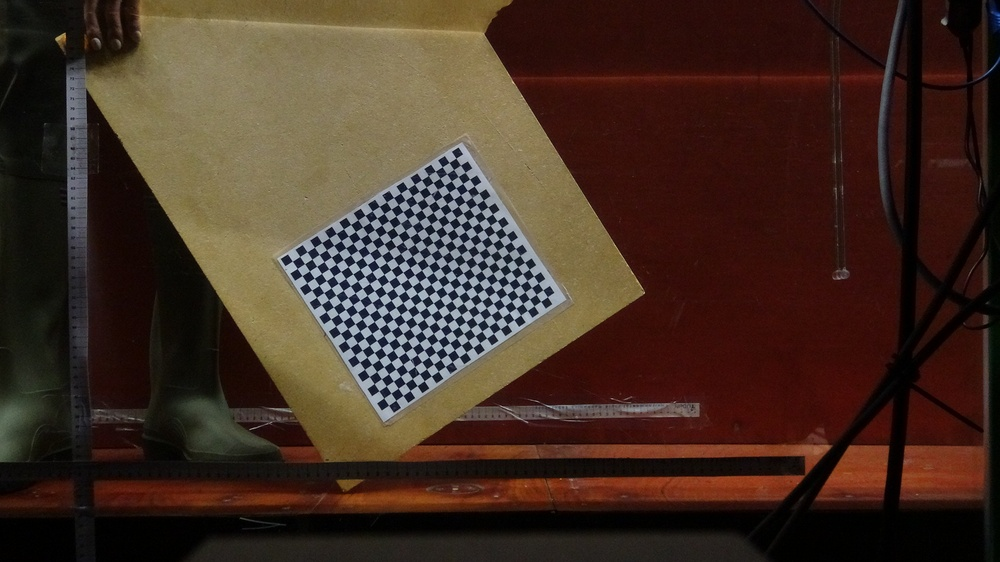
#> input picture DSC00409.JPG, 1000 x 562 px, shrunk from 1920 x 1080 before the run
$ jupyter execute 'Camera calibration.ipynb'   (shell and % lines are left out)
#> lines starting #> are read from the running program, lines starting #| are printed output that depends on the picture; after the words box and inside, x2 and y2 are one past the last pixel; in counts of white or black regions, pixels touching at a corner belong together
[cell 1]
# -*- coding: utf-8 -*-
"""
Created on Sat Mar 27 11:30:39 2021

@author: sakalloe
We want to calibrate the camera
step 1: Script detects the corners on chessboard images

"""
#%% Importing stuff:
import numpy as np
import cv2 # Import the OpenCV library to enable computer vision
#%%
filename = 'DSC00409.JPG'

# Chessboard dimensions
number_of_squares_X = 25 # Number of chessboard squares along the x-axis
number_of_squares_Y = 22  # Number of chessboard squares along the y-axis
nX = number_of_squares_X - 1 # Number of interior corners along x-axis
nY = number_of_squares_Y - 1 # Number of interior corners along y-axis

def main():

  # Load an image
  image = cv2.imread(filename)
#> image is the input picture: shape (562, 1000, 3); mean B, G, R 36.3, 47.6, 67.3

  # Convert the image to grayscale
  gray = cv2.cvtColor(image, cv2.COLOR_BGR2GRAY)
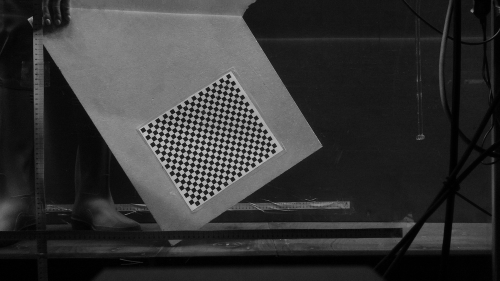
#> gray: shape (562, 1000) (shown at 1/2 size); min 0, max 204, mean 52.2

  # Find the corners on the chessboard
  success, corners = cv2.findChessboardCorners(gray, (nY, nX), None)
#> success = True; corners = 504 rows, first 8: [455.9, 158.2], [460.5, 165.2], [465.1, 172.4], [469.6, 179.2], [474.3, 186], [478.8, 192.9], [483.4, 199.9], [487.9, 207]
  print(success)
#| True
  # If the corners are found by the algorithm, draw them
  if success == True:

    # Draw the corners
    cv2.drawChessboardCorners(image, (nY, nX), corners, success)
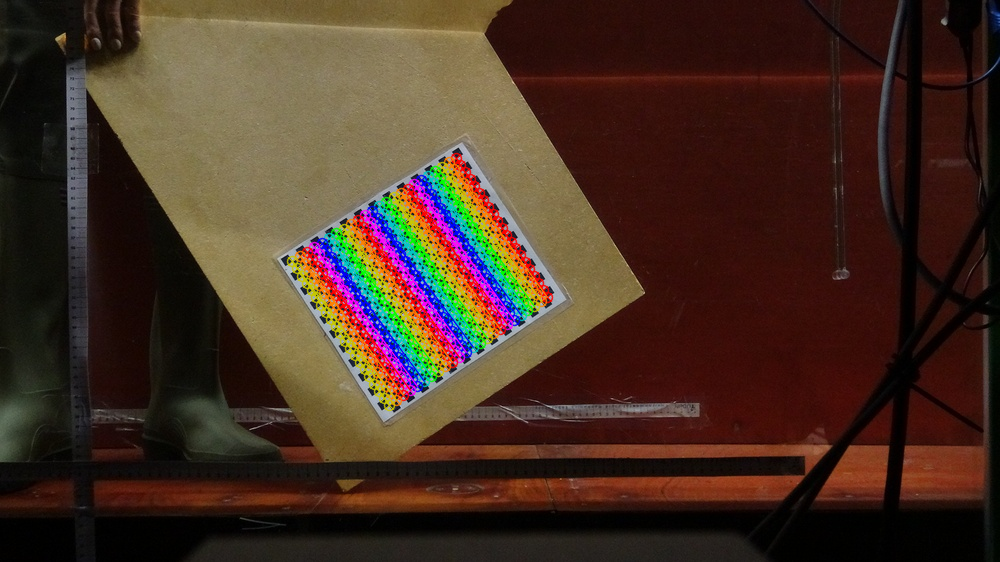
#> image: shape (562, 1000, 3); 6.34% of pixels changed, all inside (x1, y1, x2, y2) = (286, 152, 554, 412)

    # Create the output file name by removing the '.jpg' part
    size = len(filename)
    new_filename = filename[:size - 4]
    new_filename = new_filename + '_drawn_corners.jpg'

    # Save the new image in the working directory
    cv2.imwrite(new_filename, image)

    # Display the image
    cv2.imshow("Image", image)

    # Display the window until any key is pressed
    cv2.waitKey(0)

    # Close all windows
    cv2.destroyAllWindows()

main()

[cell 2]
# -*- coding: utf-8 -*-
"""
Created on Sat Mar 27 11:37:50 2021

@author: sakalloe
We want to calibrate the camera
Step 2: Script calibrates the camera using step1 : the corner_detection_chessboard script
"""
#%% Importing stuff:
import pickle
import numpy as np
import cv2
import glob # Used to get retrieve files that have a specified pattern
#%%
distorted_img_filename = 'DSC00409.JPG'

# Chessboard dimensions
number_of_squares_X = 22 # Number of chessboard squares along the x-axis
number_of_squares_Y = 25  # Number of chessboard squares along the y-axis
nX = number_of_squares_X - 1 # Number of interior corners along x-axis
nY = number_of_squares_Y - 1 # Number of interior corners along y-axis

# Store vectors of 3D points for all chessboard images (world coordinate frame)
object_points = []

# Store vectors of 2D points for all chessboard images (camera coordinate frame)
image_points = []

# Set termination criteria. We stop either when an accuracy is reached or when
# we have finished a certain number of iterations.
criteria = (cv2.TERM_CRITERIA_EPS + cv2.TERM_CRITERIA_MAX_ITER, 30, 0.001)

# Define real world coordinates for points in the 3D coordinate frame
# Object points are (0,0,0), (1,0,0), (2,0,0) ...., (5,8,0)
object_points_3D = np.zeros((nX * nY, 3), np.float32)

# These are the x and y coordinates
object_points_3D[:,:2] = np.mgrid[0:nY, 0:nX].T.reshape(-1, 2)*1

def main():

  # Get the file path for images in the current directory
  images = glob.glob('*.jpg')

  # Go through each chessboard image, one by one
  for image_file in images:

    # Load the image
    image = cv2.imread(image_file)
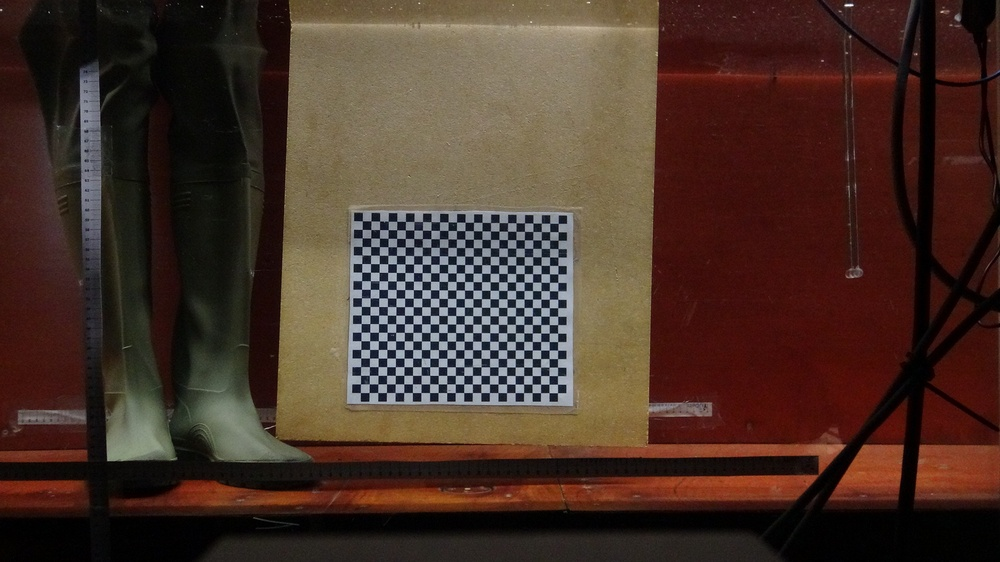
#> input picture DSC00383.JPG, 1000 x 562 px, shrunk from 1920 x 1080 before the run
#> image is the input picture: shape (562, 1000, 3); mean B, G, R 40.5, 50.4, 72

    # Convert the image to grayscale
    gray = cv2.cvtColor(image, cv2.COLOR_BGR2GRAY)
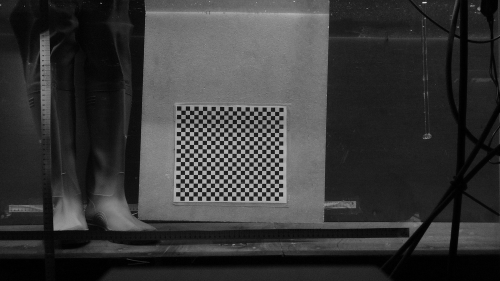
#> gray: shape (562, 1000) (shown at 1/2 size); min 0, max 253, mean 55.7

    # Find the corners on the chessboard
    success, corners = cv2.findChessboardCorners(gray, (nY, nX), None)
#> success = True; corners = 504 rows, first 8: [362.3, 221], [371, 221], [379.7, 220.9], [388.1, 221], [396.9, 221.3], [405.5, 221.5], [413.8, 221], [422.8, 221.2]

    # If the corners are found by the algorithm, draw them
    if success == True:

      # Append object points
      object_points.append(object_points_3D)

      # Find more exact corner pixels
      corners_2 = cv2.cornerSubPix(gray, corners, (11,11), (-1,-1), criteria)
#> corners_2 = 504 rows, first 8: [366.5, 225.5], [370.7, 225.4], [379.6, 225.5], [388.1, 225.7], [396.7, 225.7], [404.8, 225.9], [413.1, 230.9], [423.2, 231.1]

            # Append image points
      image_points.append(corners)

      # Draw the corners
      cv2.drawChessboardCorners(image, (nY, nX), corners_2, success)
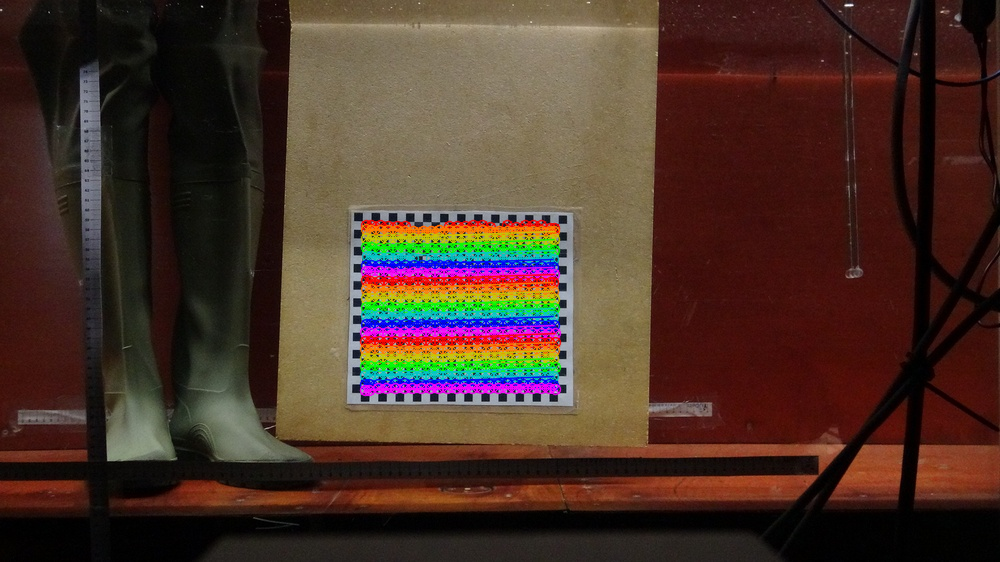
#> image: shape (562, 1000, 3); 6.05% of pixels changed, all inside (x1, y1, x2, y2) = (359, 219, 562, 397)
#> pass 2 of the loop in main, `for image_file in images:`:
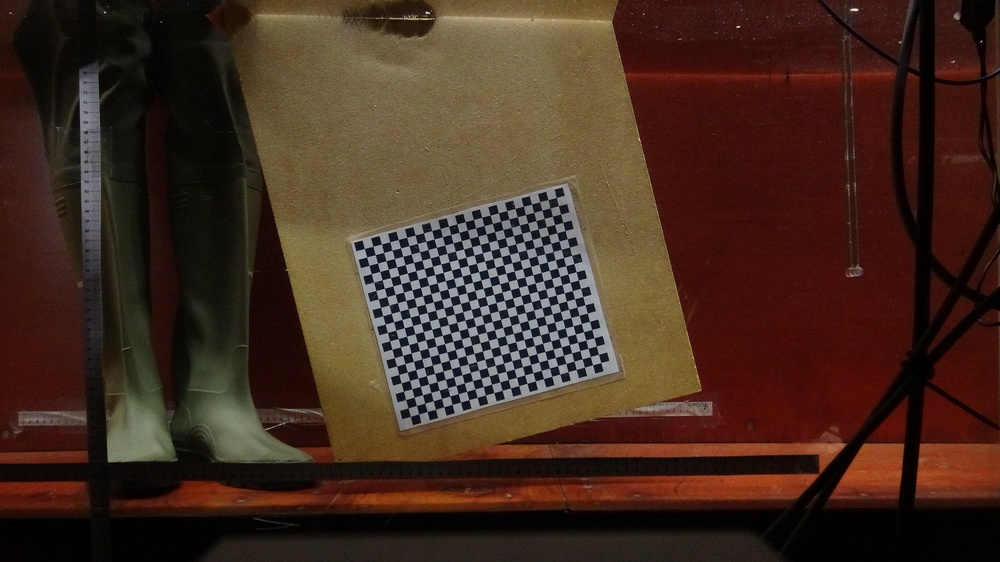
#> input picture DSC00384.JPG, 1000 x 562 px, shrunk from 1920 x 1080 before the run
#> in main, image is the input picture: shape (562, 1000, 3); mean B, G, R 32.3, 44.4, 68.1
#> in main, `gray = cv2.cvtColor(image, cv2.COLOR_BGR2GRAY)`:
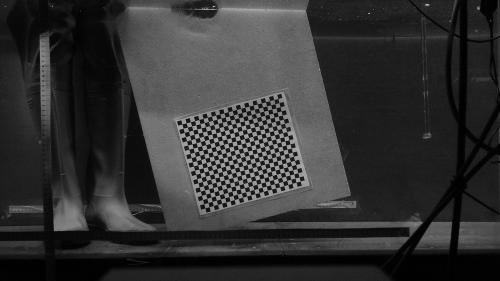
#> gray: shape (562, 1000) (shown at 1/2 size); min 0, max 253, mean 50.1
#> in main, `success, corners = cv2.findChessboardCorners(gray, (nY, nX), None)`: corners = 504 rows, first 8: [364.3, 248.4], [373, 246.2], [381.5, 243.9], [389.7, 241.6], [398.3, 239.5], [406.7, 237.2], [415.1, 234.8], [423.4, 232.8]
#> corners_2 = 504 rows, first 8: [369.4, 251.9], [372.4, 255.5], [382.2, 246.7], [391.4, 251.7], [398.2, 243], [408.4, 246.4], [414.4, 239], [426.8, 242.5]
#> in main, `cv2.drawChessboardCorners(image, (nY, nX), corners_2, success)`:
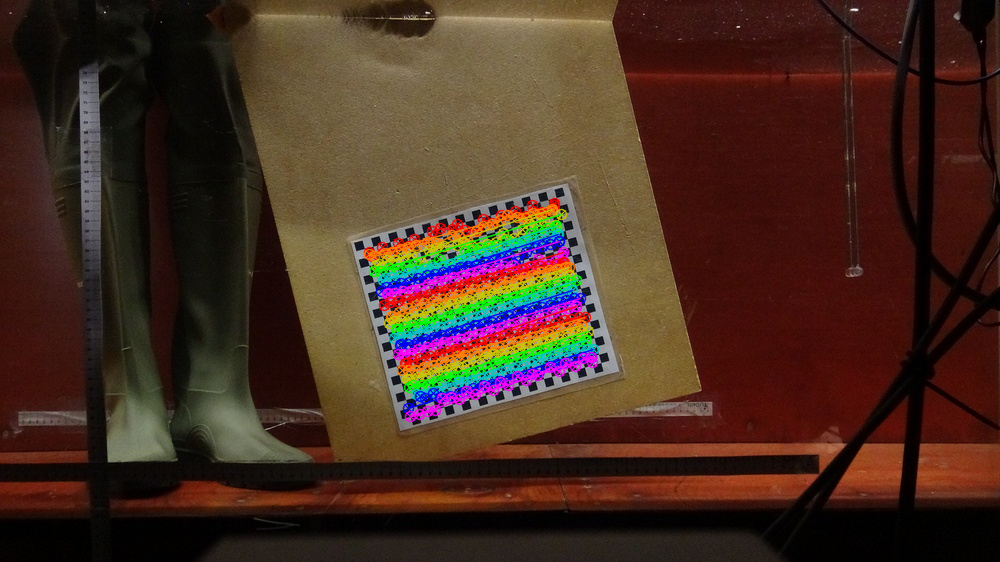
#> image: shape (562, 1000, 3); 5.9% of pixels changed, all inside (x1, y1, x2, y2) = (363, 197, 600, 423)
#> pass 3 of the loop in main, `for image_file in images:`:
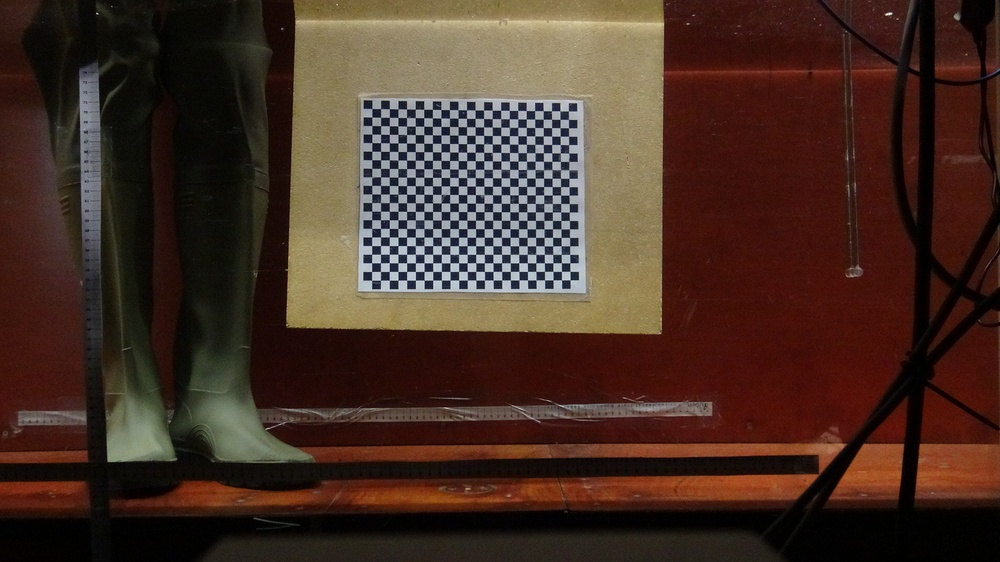
#> input picture DSC00385.JPG, 1000 x 562 px, shrunk from 1920 x 1080 before the run
#> in main, image is the input picture: shape (562, 1000, 3); mean B, G, R 37.1, 47.6, 70.3
#> in main, `gray = cv2.cvtColor(image, cv2.COLOR_BGR2GRAY)`:
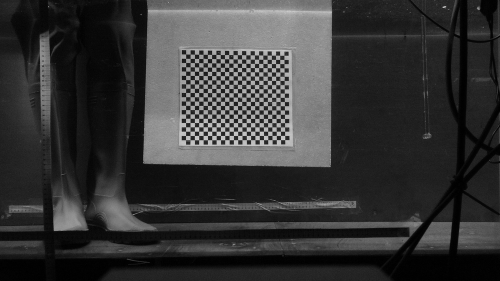
#> gray: shape (562, 1000) (shown at 1/2 size); min 0, max 249, mean 53.2
#> in main, `success, corners = cv2.findChessboardCorners(gray, (nY, nX), None)`: corners = 504 rows, first 8: [371.8, 108.5], [380.6, 108.6], [389.4, 108.7], [398, 108.9], [406.5, 109], [415.3, 109.2], [423.8, 109.3], [432.4, 109.4]
#> corners_2 = 504 rows, first 8: [376.2, 113.3], [380.6, 113.1], [389.5, 110.9], [398.1, 111.2], [406.5, 111], [415.6, 110.9], [424, 113.6], [432.2, 111.2]
#> in main, `cv2.drawChessboardCorners(image, (nY, nX), corners_2, success)`:
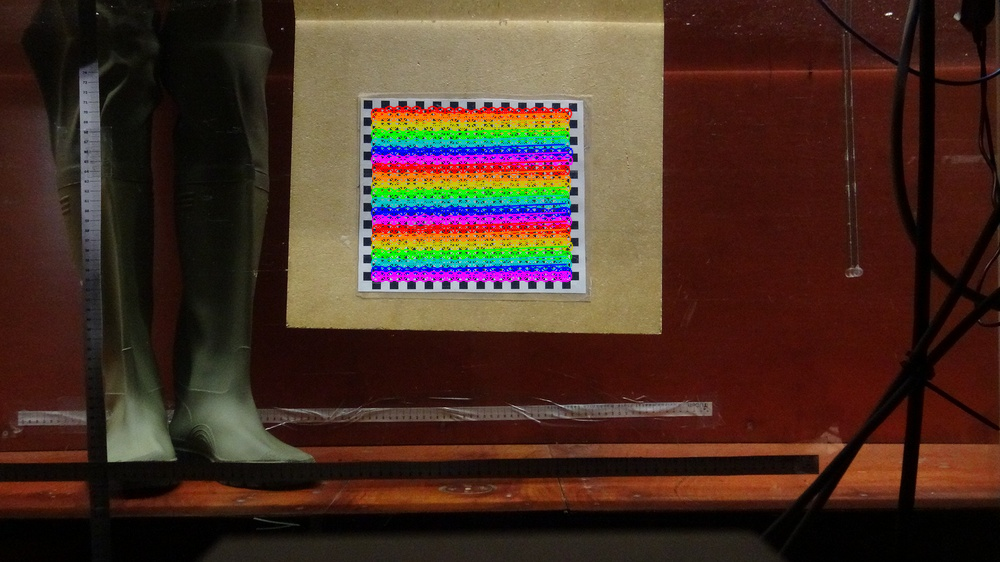
#> image: shape (562, 1000, 3); 6.15% of pixels changed, all inside (x1, y1, x2, y2) = (370, 105, 574, 283)
#> the loop made 4 passes; the first 3 are shown

      # Display the image. Used for testing.
      #cv2.imshow("Image", image)

      # Display the window for a short period. Used for testing.
      #cv2.waitKey(200)

  # Now take a distorted image and undistort it
  distorted_image = cv2.imread(distorted_img_filename)

  # Perform camera calibration to return the camera matrix, distortion coefficients, rotation and translation vectors etc
  ret, mtx, dist, rvecs, tvecs = cv2.calibrateCamera(object_points,
                                                    image_points,
                                                    gray.shape[::-1],
                                                    None,
                                                    None)

  # Get the dimensions of the image
  height, width = distorted_image.shape[:2]

  # Refine camera matrix
  # Returns optimal camera matrix and a rectangular region of interest
  optimal_camera_matrix, roi = cv2.getOptimalNewCameraMatrix(mtx, dist,
                                                            (width,height),
                                                            1,
                                                            (width,height))

  # Undistort the image
  undistorted_image = cv2.undistort(distorted_image, mtx, dist, None,
                                    optimal_camera_matrix)
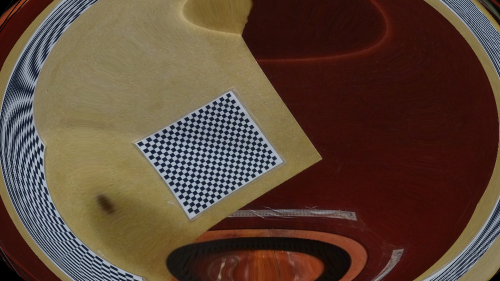
#> undistorted_image: shape (562, 1000, 3) (shown at 1/2 size); mean B, G, R 54.3, 69.2, 91.4

  # Crop the image. Uncomment these two lines to remove black lines
  # on the edge of the undistorted image.
  #x, y, w, h = roi
  #undistorted_image = undistorted_image[y:y+h, x:x+w]

  # Display key parameter outputs of the camera calibration process
  print("Optimal Camera matrix:")
  print(optimal_camera_matrix)

  print("\n Distortion coefficient:")
  print(dist)

  print("\n Rotation Vectors:")
  print(rvecs)

  print("\n Translation Vectors:")
  print(tvecs)

  # Create the output file name by removing the '.jpg' part
  size = len(distorted_img_filename)
  new_filename = distorted_img_filename[:size - 4]
  new_filename = new_filename + '_undistorted.jpg'

  # Save the undistorted image
  cv2.imwrite(new_filename, undistorted_image)

  # Close all windows
  cv2.destroyAllWindows()

  # Saving the important parameters using Pickle.
  calib_result_pickle = {}
  calib_result_pickle["mtx"] = mtx
  calib_result_pickle["optimal_camera_matrix"] = optimal_camera_matrix
  calib_result_pickle["dist"] = dist
  calib_result_pickle["rvecs"] = rvecs
  calib_result_pickle["tvecs"] = tvecs
  pickle.dump(calib_result_pickle, open("camera_calib_pickle.p", "wb" ))


main()


#%% If i want to use pickle to open the results:
# calib_result_pickle = pickle.load(open("camera_calib_pickle.p", "rb" ))
# mtx = calib_result_pickle["mtx"]
# optimal_camera_matrix = calib_result_pickle["optimal_camera_matrix"]
# dist = calib_result_pickle["dist"]

# #So given an new video or image , we can undistort it using:
# undistorted_image = cv2.undistort(distorted_image,
#                                   mtx, dist,
#                                   None,
#                                   optimal_camera_matrix)
